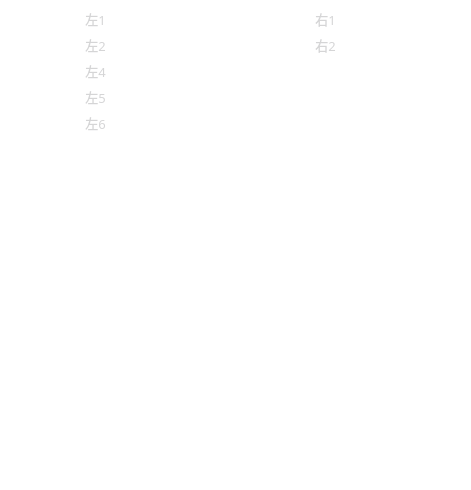
<?xml version="1.0" encoding="UTF-8"?>
<ui version="4.0">
 <class>Form</class>
 <widget class="QWidget" name="Form">
  <property name="geometry">
   <rect>
    <x>0</x>
    <y>0</y>
    <width>471</width>
    <height>490</height>
   </rect>
  </property>
  <property name="windowTitle">
   <string>Form</string>
  </property>
  <property name="styleSheet">
   <string notr="true"> QPushButton:hover { 
 background-color: #14161B; 
}

QScrollArea,QWidget,QPushButton{
background-color:transparent;
border:0px solid #838486;
}

QPushButton{
height: 20px;
color:rgb(213, 213, 214);
font: 10pt &quot;微软雅黑&quot;;
}

QScrollBar:vertical
{
width:3px;
background:transparent;
margin:0px,0px,0px,0px;
padding-top:0px;
padding-bottom:0px;
}
QScrollBar::handle:vertical
{
width:8px;
background:#74757A;
border-radius:4px;
min-height:20
}
QScrollBar::handle:vertical:hover
{
width:8px;
background:#74757A;
 border-radius:4px;
min-height:20;
}
QScrollBar::add-line:vertical
{
height:0px;width:8px;
subcontrol-position:bottom;
}
QScrollBar::sub-line:vertical
{
height:0px;width:8px;
subcontrol-position:top;
}
QScrollBar::add-page:vertical,QScrollBar::sub-page:vertical
{
background:#22252E;
border-radius:4px;
}</string>
  </property>
  <widget class="QLabel" name="label">
   <property name="geometry">
    <rect>
     <x>-30</x>
     <y>0</y>
     <width>531</width>
     <height>491</height>
    </rect>
   </property>
   <property name="styleSheet">
    <string notr="true">image:url(:/tool_ui.jpg);</string>
   </property>
   <property name="text">
    <string/>
   </property>
  </widget>
  <widget class="QFrame" name="frame">
   <property name="geometry">
    <rect>
     <x>0</x>
     <y>0</y>
     <width>191</width>
     <height>491</height>
    </rect>
   </property>
   <property name="frameShape">
    <enum>QFrame::StyledPanel</enum>
   </property>
   <property name="frameShadow">
    <enum>QFrame::Raised</enum>
   </property>
   <widget class="QScrollArea" name="scrollArea">
    <property name="geometry">
     <rect>
      <x>0</x>
      <y>0</y>
      <width>191</width>
      <height>461</height>
     </rect>
    </property>
    <property name="styleSheet">
     <string notr="true"/>
    </property>
    <property name="widgetResizable">
     <bool>true</bool>
    </property>
    <widget class="QWidget" name="scrollAreaWidgetContents">
     <property name="geometry">
      <rect>
       <x>0</x>
       <y>0</y>
       <width>191</width>
       <height>142</height>
      </rect>
     </property>
     <property name="sizePolicy">
      <sizepolicy hsizetype="Preferred" vsizetype="Fixed">
       <horstretch>0</horstretch>
       <verstretch>0</verstretch>
      </sizepolicy>
     </property>
     <property name="styleSheet">
      <string notr="true"/>
     </property>
     <layout class="QVBoxLayout" name="verticalLayout">
      <item>
       <widget class="QPushButton" name="button_l1">
        <property name="font">
         <font>
          <family>微软雅黑</family>
          <pointsize>10</pointsize>
          <italic>false</italic>
          <bold>false</bold>
         </font>
        </property>
        <property name="styleSheet">
         <string notr="true"/>
        </property>
        <property name="text">
         <string>左1</string>
        </property>
       </widget>
      </item>
      <item>
       <widget class="QPushButton" name="button_l2">
        <property name="font">
         <font>
          <family>微软雅黑</family>
          <pointsize>10</pointsize>
          <italic>false</italic>
          <bold>false</bold>
         </font>
        </property>
        <property name="text">
         <string>左2</string>
        </property>
       </widget>
      </item>
      <item>
       <widget class="QPushButton" name="button_l4">
        <property name="font">
         <font>
          <family>微软雅黑</family>
          <pointsize>10</pointsize>
          <italic>false</italic>
          <bold>false</bold>
          <hintingpreference>PreferNoHinting</hintingpreference>
         </font>
        </property>
        <property name="text">
         <string>左4</string>
        </property>
       </widget>
      </item>
      <item>
       <widget class="QPushButton" name="button_l5">
        <property name="font">
         <font>
          <family>微软雅黑</family>
          <pointsize>10</pointsize>
          <italic>false</italic>
          <bold>false</bold>
          <hintingpreference>PreferNoHinting</hintingpreference>
         </font>
        </property>
        <property name="text">
         <string>左5</string>
        </property>
       </widget>
      </item>
      <item>
       <widget class="QPushButton" name="button_l6">
        <property name="font">
         <font>
          <family>微软雅黑</family>
          <pointsize>10</pointsize>
          <italic>false</italic>
          <bold>false</bold>
          <hintingpreference>PreferNoHinting</hintingpreference>
         </font>
        </property>
        <property name="text">
         <string>左6</string>
        </property>
       </widget>
      </item>
     </layout>
    </widget>
   </widget>
  </widget>
  <widget class="QFrame" name="frame_2">
   <property name="geometry">
    <rect>
     <x>190</x>
     <y>0</y>
     <width>281</width>
     <height>491</height>
    </rect>
   </property>
   <property name="frameShape">
    <enum>QFrame::StyledPanel</enum>
   </property>
   <property name="frameShadow">
    <enum>QFrame::Raised</enum>
   </property>
   <widget class="QStackedWidget" name="stackedWidget">
    <property name="geometry">
     <rect>
      <x>0</x>
      <y>0</y>
      <width>291</width>
      <height>471</height>
     </rect>
    </property>
    <property name="styleSheet">
     <string notr="true"/>
    </property>
    <property name="currentIndex">
     <number>0</number>
    </property>
    <widget class="QWidget" name="page">
     <widget class="QScrollArea" name="scrollArea_2">
      <property name="geometry">
       <rect>
        <x>0</x>
        <y>0</y>
        <width>271</width>
        <height>461</height>
       </rect>
      </property>
      <property name="widgetResizable">
       <bool>true</bool>
      </property>
      <widget class="QWidget" name="scrollAreaWidgetContents_2">
       <property name="geometry">
        <rect>
         <x>0</x>
         <y>0</y>
         <width>271</width>
         <height>64</height>
        </rect>
       </property>
       <property name="sizePolicy">
        <sizepolicy hsizetype="Preferred" vsizetype="Fixed">
         <horstretch>0</horstretch>
         <verstretch>0</verstretch>
        </sizepolicy>
       </property>
       <property name="font">
        <font>
         <family>微软雅黑</family>
         <pointsize>10</pointsize>
         <italic>false</italic>
         <bold>false</bold>
         <hintingpreference>PreferNoHinting</hintingpreference>
        </font>
       </property>
       <property name="styleSheet">
        <string notr="true"/>
       </property>
       <layout class="QVBoxLayout" name="verticalLayout_2">
        <item>
         <widget class="QPushButton" name="pushButton">
          <property name="text">
           <string>右1</string>
          </property>
         </widget>
        </item>
        <item>
         <widget class="QPushButton" name="pushButton_2">
          <property name="text">
           <string>右2</string>
          </property>
         </widget>
        </item>
       </layout>
      </widget>
     </widget>
    </widget>
    <widget class="QWidget" name="page_2"/>
   </widget>
  </widget>
 </widget>
 <resources>
  <include location="resource/images.qrc"/>
 </resources>
 <connections/>
</ui>
